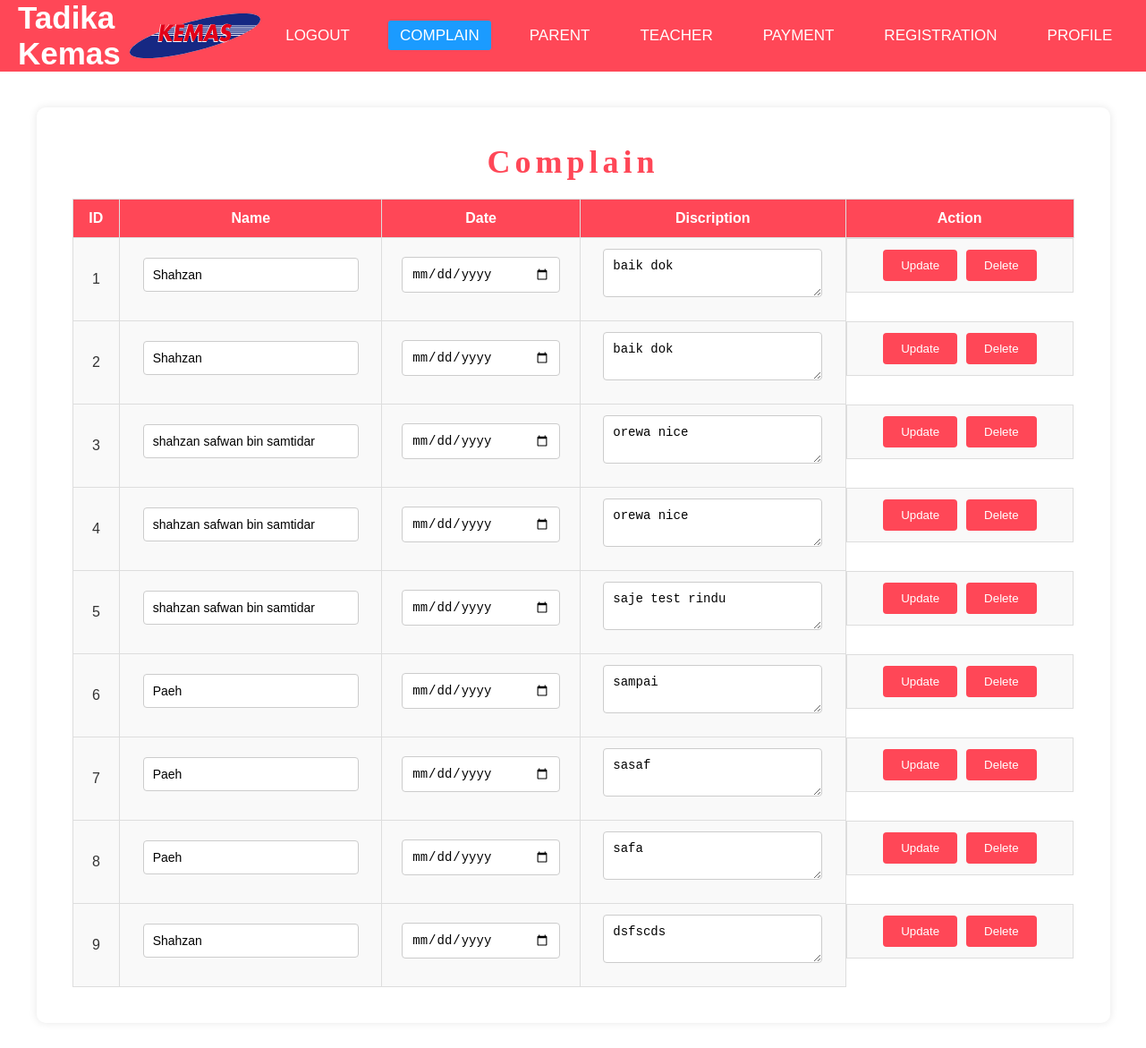
/Kindergarten/admin_complain/, run on the app's committed database.
### Kindergartenapp/models.py (models this page shows)
class Complain(models.Model):
    Complain_Id = models.AutoField(primary_key=True)
    Parent_Name = models.CharField(max_length=100)
    Complain_Date = models.DateField()
    Complain_Description = models.TextField()

### Kindergartenapp/views.py (the view, shortened to what this page needs)
# urls.py: path("admin_complain/", views.admin_complain, name="admin_complain"),
def admin_complain(request):
    complain = Complain.objects.all()
    return render(request, 'admin_complain.html', {'complain': complain})

### Kindergartenapp/templates/admin_complain.html (shortened to what this page needs)
<!DOCTYPE html>
<html lang="en">
<head>
    {% load static %}
</head>
<body>
    <nav>
        <div class="logo-container">
            <label class="logo">Tadika Kemas</label>
            {% load static %}
            <img src="{% static 'logo.svg' %}" alt="Logo">
        </div>
        <ul>
            <li><a href="{% url 'home' %}">Logout</a></li>
            <li><a class="active" href="{% url 'admin_complain' %}">Complain</a></li>
            <li><a href="{% url 'admin_parentinfo' %}">Parent</a></li>
            <li><a href="{% url 'admin_teacherinfo' %}">Teacher</a></li>
            <li><a href="{% url 'admin_payment' %}">Payment</a></li>
            <li><a href="{% url 'admin_registration' %}">Registration</a></li>
            <li><a href="{% url 'admin_profile' %}">Profile</a></li>
        </ul>
    </nav>
    <div class="container">
        <div class="form_area">
            <h2 class="title">Complain</h2>
            <table class="table">
                <thead>
                    <tr>
                        <th>ID</th>
                        <th>Name</th>
                        <th>Date</th>
                        <th>Discription</th>
                        <th>Action</th>
                    </tr>
                </thead>
                <tbody>
                    {% for complain in complain %}
                        <tr>
                            <form method="POST">
                                <td>{{ complain.Complain_Id }}</td>
                                <td><input type="text" name="Parent_Name" value="{{ complain.Parent_Name }}" class="form-control"></td>
                                <td><input type="date" name="Complain_Date" value="{{ complain.Complain_Date }}" class="form-control"></td>
                                <td><textarea name="Complain_Description" class="form-control">{{ complain.Complain_Description }}</textarea></td>
                                <td class="btn-container">
                                    <button type="submit" name="update" class="btn">Update</button>
                                    <button type="submit" name="delete" class="btn">Delete</button>
                                </td>
                            </form>
                        </tr>
                    {% endfor %}
                </tbody>
            </table>
        </div>
    </div>
</body>
</html>

### data on the page
Complain: Complain_Id "1", Parent_Name "Shahzan", Complain_Description "baik dok"
Complain: Complain_Id "2", Parent_Name "Shahzan", Complain_Description "baik dok"
Complain: Complain_Id "3", Parent_Name "shahzan safwan bin samtidar", Complain_Description "orewa nice"
Complain: Complain_Id "4", Parent_Name "shahzan safwan bin samtidar", Complain_Description "orewa nice"
Complain: Complain_Id "5", Parent_Name "shahzan safwan bin samtidar", Complain_Description "saje test rindu"
Complain: Complain_Id "6", Parent_Name "Paeh", Complain_Description "sampai"
Complain: Complain_Id "7", Parent_Name "Paeh", Complain_Description "sasaf"
Complain: Complain_Id "8", Parent_Name "Paeh", Complain_Description "safa"
Complain: Complain_Id "9", Parent_Name "Shahzan", Complain_Description "dsfscds"
